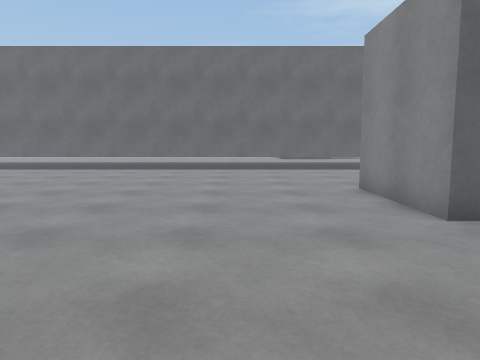
view 1 (above)

24 first-person views from a walk through a Unity game level. The camera is 1.2 m above the floor, tilts 6° down and sees 70° across. The floor is counted in squares, 1 m on a side. Each view is taken from the middle of a square. On the plan, view 1 faces up. The plan holds only what a view shows up to about 14 squares ahead; the rest is blank. The place goes on beyond the plan. The player character is not drawn.

view 2
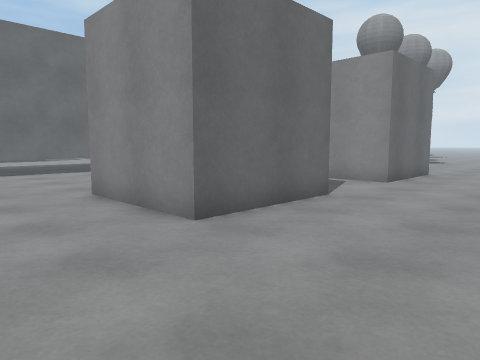

view 3
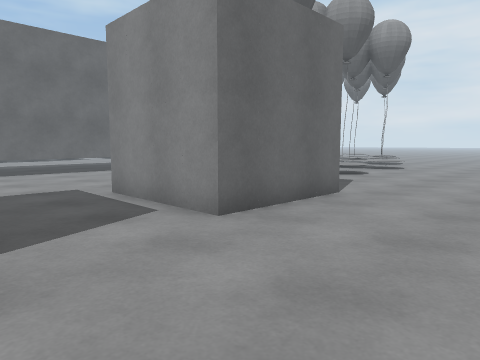

view 4
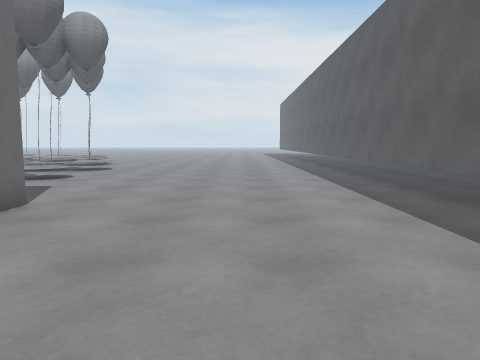

view 5
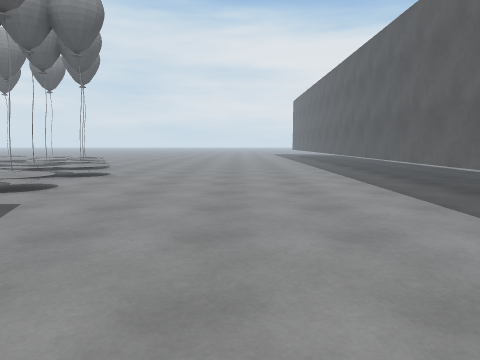

view 6
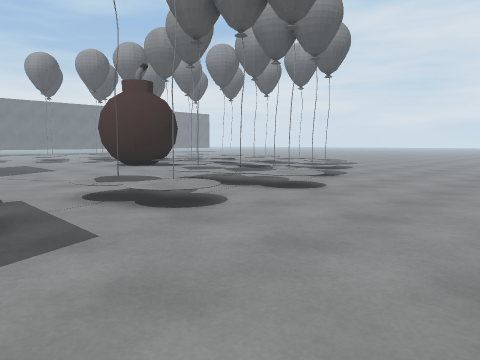

view 7
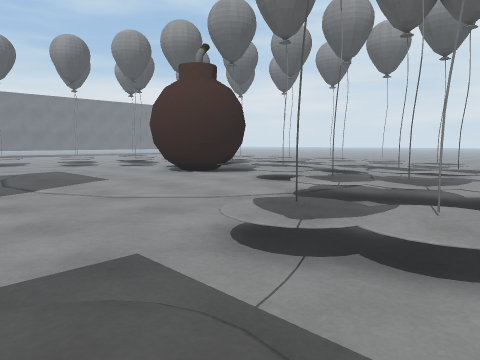

view 8
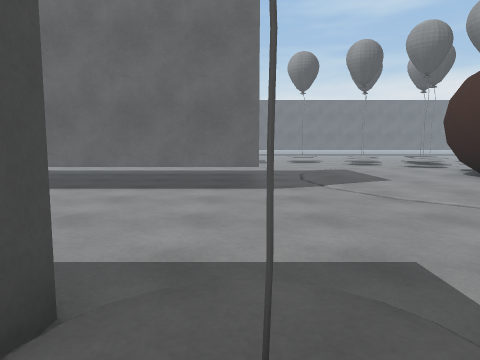

view 9
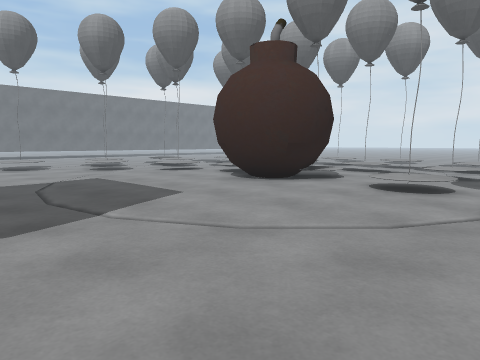

view 10
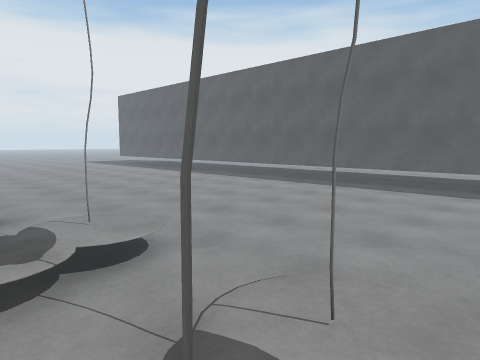

view 11
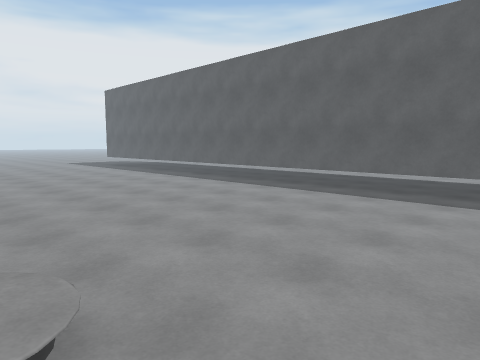

view 12
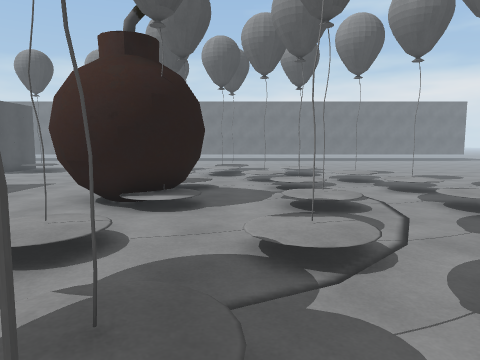

view 13
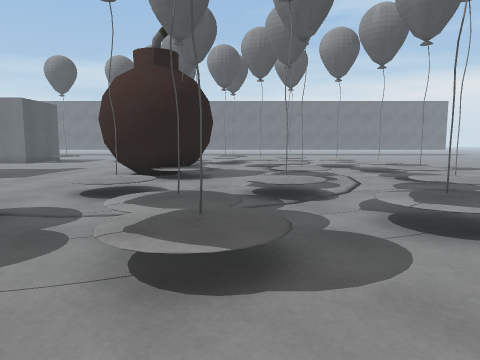

view 14
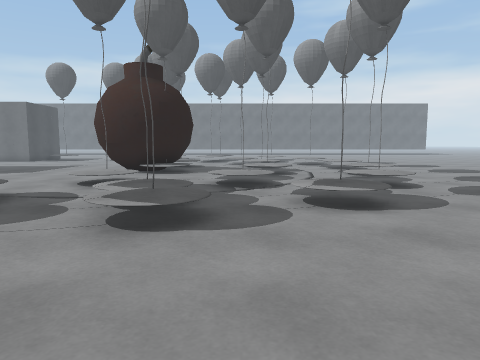

view 15
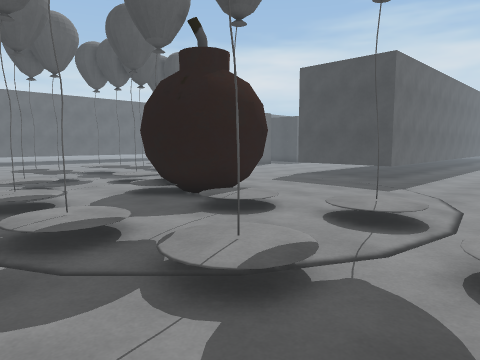

view 16
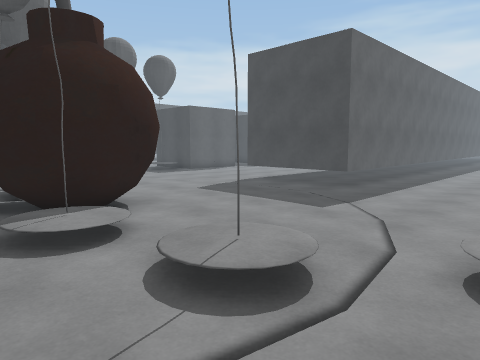

view 17
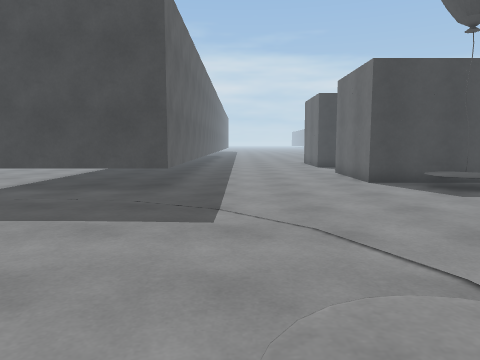

view 18
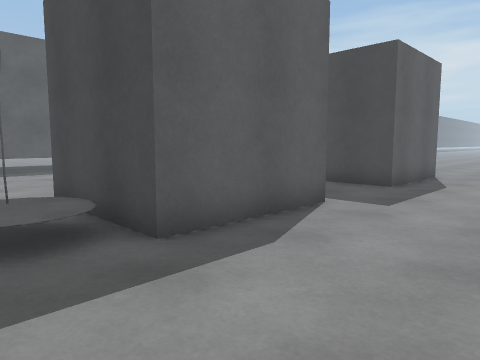

view 19
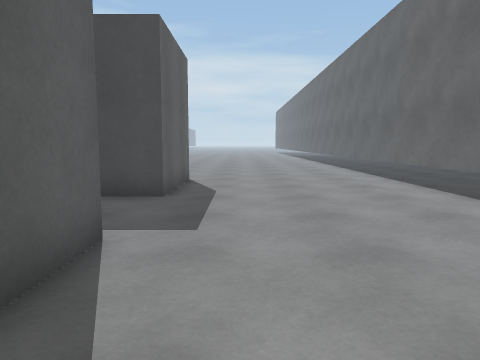

view 20
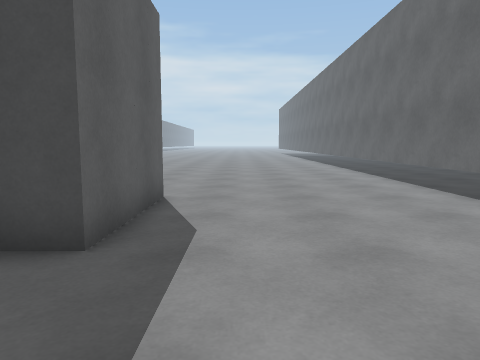

view 21
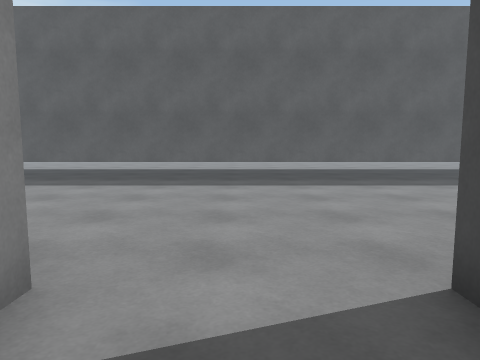

view 22
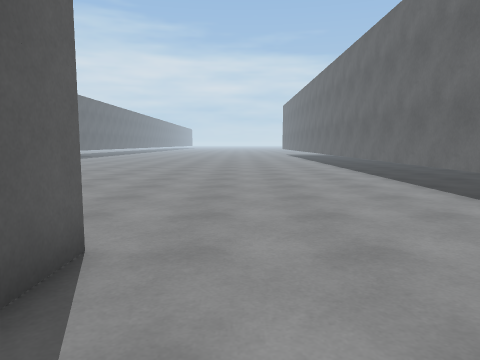

view 23
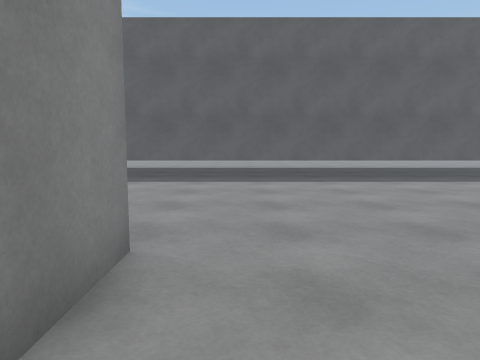

view 24
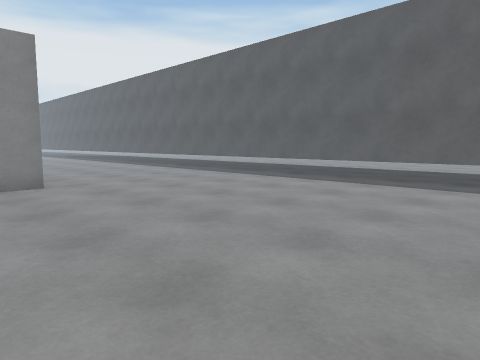

### Floor plan
Key: @ floor where view 1 was taken; # wall or solid block; . main floor; : floor 0.5 m higher than the main floor; / step, stairs or slope; O other object.
Columns run from 7 left of view 1 to 33 right of it. Each row starts with its distance up from view 1.
 28                       O....
 27                    OOO....... O   O/   /
 26                    .............../...
 25                    ............./.../..
 24                    ............/OO./OO..O
 23                    ............./.../....
 22                    ............../.../...
 21                    #####......../OO./OO..
 20                        #.......###.../...
 19                        #......#####......
 18                        #......#####..O...
 17                        #.......###...O...
 16 ########################.................
 15 ..................................../....
 14 ................................OO./OO..O
 13 ..................................../....
 12 ............................../.../......
 11 ............................  OO./OO..OO.
 10 ........................../O..:O..:O.....
  9 ..........OOOOO...OOOOO.../:../:..//.....
  8 ..........O   O...O   OOO./O/./OO.......
  7 ..........O   O...O   O..../.../.........
  6 ..........O   O...O   O..................
  5 ...........OOOO...OOOO...................
  4  ........................................
  3  ........................................
  2  ........................................
  1  ........................................
  0  ......@.................................
 -1   ......................................
 -2  ......................................
 -3  .....................................
 -4 #####################################

Positions as (right, up) in squares from view 1, and headings:
1: (0, 0), facing up
2: (0, 1), facing up-right
3: (7, 1), facing up-right
4: (8, 1), facing right
5: (11, 2), facing right
6: (16, 2), facing up-right
7: (16, 7), facing up-right
8: (16, 7), facing up
9: (16, 11), facing up-right
10: (19, 10), facing down-right
11: (21, 8), facing down-right
12: (28, 9), facing up
13: (28, 6), facing up
14: (29, 4), facing up
15: (32, 27), facing down-left
16: (28, 27), facing down-left
17: (26, 23), facing left
18: (17, 13), facing down-left
19: (15, 11), facing left
20: (11, 11), facing left
21: (9, 8), facing down
22: (7, 11), facing left
23: (2, 9), facing down
24: (-7, 8), facing down-right
